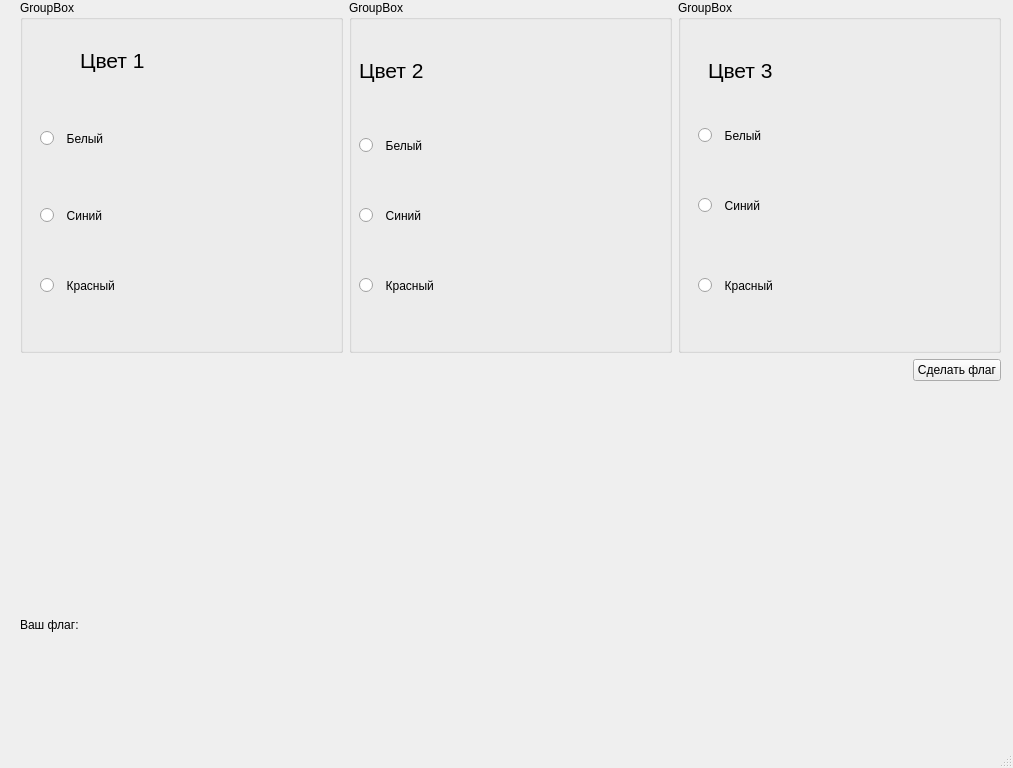
<?xml version="1.0" encoding="UTF-8"?>
<ui version="4.0">
 <class>MainWindow</class>
 <widget class="QMainWindow" name="MainWindow">
  <property name="geometry">
   <rect>
    <x>0</x>
    <y>0</y>
    <width>1013</width>
    <height>768</height>
   </rect>
  </property>
  <property name="windowTitle">
   <string>MainWindow</string>
  </property>
  <widget class="QWidget" name="centralwidget">
   <widget class="QWidget" name="verticalLayoutWidget_2">
    <property name="geometry">
     <rect>
      <x>20</x>
      <y>0</y>
      <width>981</width>
      <height>711</height>
     </rect>
    </property>
    <layout class="QVBoxLayout" name="verticalLayout_3">
     <item>
      <layout class="QHBoxLayout" name="horizontalLayout">
       <item>
        <widget class="QGroupBox" name="groupBox">
         <property name="title">
          <string>GroupBox</string>
         </property>
         <widget class="QLabel" name="label">
          <property name="geometry">
           <rect>
            <x>60</x>
            <y>20</y>
            <width>91</width>
            <height>81</height>
           </rect>
          </property>
          <property name="font">
           <font>
            <pointsize>16</pointsize>
           </font>
          </property>
          <property name="text">
           <string>Цвет 1</string>
          </property>
         </widget>
         <widget class="QRadioButton" name="radioButton">
          <property name="geometry">
           <rect>
            <x>20</x>
            <y>120</y>
            <width>201</width>
            <height>37</height>
           </rect>
          </property>
          <property name="minimumSize">
           <size>
            <width>201</width>
            <height>0</height>
           </size>
          </property>
          <property name="styleSheet">
           <string notr="true">font: 16pt &quot;MS Shell Dlg 2&quot;;</string>
          </property>
          <property name="text">
           <string>  Белый</string>
          </property>
          <property name="checked">
           <bool>false</bool>
          </property>
          <attribute name="buttonGroup">
           <string notr="true">buttonGroup</string>
          </attribute>
         </widget>
         <widget class="QRadioButton" name="radioButton_2">
          <property name="geometry">
           <rect>
            <x>20</x>
            <y>190</y>
            <width>201</width>
            <height>51</height>
           </rect>
          </property>
          <property name="styleSheet">
           <string notr="true">font: 16pt &quot;MS Shell Dlg 2&quot;;</string>
          </property>
          <property name="text">
           <string>  Синий</string>
          </property>
          <attribute name="buttonGroup">
           <string notr="true">buttonGroup</string>
          </attribute>
         </widget>
         <widget class="QRadioButton" name="radioButton_3">
          <property name="geometry">
           <rect>
            <x>20</x>
            <y>260</y>
            <width>201</width>
            <height>51</height>
           </rect>
          </property>
          <property name="styleSheet">
           <string notr="true">font: 16pt &quot;MS Shell Dlg 2&quot;;</string>
          </property>
          <property name="text">
           <string>  Красный</string>
          </property>
          <attribute name="buttonGroup">
           <string notr="true">buttonGroup</string>
          </attribute>
         </widget>
        </widget>
       </item>
       <item>
        <widget class="QGroupBox" name="groupBox_2">
         <property name="title">
          <string>GroupBox</string>
         </property>
         <widget class="QLabel" name="label_3">
          <property name="geometry">
           <rect>
            <x>10</x>
            <y>30</y>
            <width>91</width>
            <height>81</height>
           </rect>
          </property>
          <property name="font">
           <font>
            <pointsize>16</pointsize>
           </font>
          </property>
          <property name="text">
           <string>Цвет 2</string>
          </property>
         </widget>
         <widget class="QRadioButton" name="radioButton_7">
          <property name="geometry">
           <rect>
            <x>10</x>
            <y>120</y>
            <width>201</width>
            <height>51</height>
           </rect>
          </property>
          <property name="styleSheet">
           <string notr="true">font: 16pt &quot;MS Shell Dlg 2&quot;;</string>
          </property>
          <property name="text">
           <string>  Белый</string>
          </property>
          <property name="checkable">
           <bool>true</bool>
          </property>
          <property name="checked">
           <bool>false</bool>
          </property>
          <attribute name="buttonGroup">
           <string notr="true">buttonGroup_2</string>
          </attribute>
         </widget>
         <widget class="QRadioButton" name="radioButton_8">
          <property name="geometry">
           <rect>
            <x>10</x>
            <y>190</y>
            <width>201</width>
            <height>51</height>
           </rect>
          </property>
          <property name="styleSheet">
           <string notr="true">font: 16pt &quot;MS Shell Dlg 2&quot;;</string>
          </property>
          <property name="text">
           <string>  Синий</string>
          </property>
          <attribute name="buttonGroup">
           <string notr="true">buttonGroup_2</string>
          </attribute>
         </widget>
         <widget class="QRadioButton" name="radioButton_9">
          <property name="geometry">
           <rect>
            <x>10</x>
            <y>260</y>
            <width>201</width>
            <height>51</height>
           </rect>
          </property>
          <property name="styleSheet">
           <string notr="true">font: 16pt &quot;MS Shell Dlg 2&quot;;</string>
          </property>
          <property name="text">
           <string>  Красный</string>
          </property>
          <attribute name="buttonGroup">
           <string notr="true">buttonGroup_2</string>
          </attribute>
         </widget>
        </widget>
       </item>
       <item>
        <widget class="QGroupBox" name="groupBox_3">
         <property name="title">
          <string>GroupBox</string>
         </property>
         <widget class="QLabel" name="label_2">
          <property name="geometry">
           <rect>
            <x>30</x>
            <y>30</y>
            <width>91</width>
            <height>81</height>
           </rect>
          </property>
          <property name="font">
           <font>
            <pointsize>16</pointsize>
           </font>
          </property>
          <property name="text">
           <string>Цвет 3</string>
          </property>
         </widget>
         <widget class="QRadioButton" name="radioButton_4">
          <property name="geometry">
           <rect>
            <x>20</x>
            <y>110</y>
            <width>201</width>
            <height>51</height>
           </rect>
          </property>
          <property name="styleSheet">
           <string notr="true">font: 16pt &quot;MS Shell Dlg 2&quot;;</string>
          </property>
          <property name="text">
           <string>  Белый</string>
          </property>
          <property name="checked">
           <bool>false</bool>
          </property>
          <attribute name="buttonGroup">
           <string notr="true">buttonGroup_3</string>
          </attribute>
         </widget>
         <widget class="QRadioButton" name="radioButton_5">
          <property name="geometry">
           <rect>
            <x>20</x>
            <y>180</y>
            <width>201</width>
            <height>51</height>
           </rect>
          </property>
          <property name="styleSheet">
           <string notr="true">font: 16pt &quot;MS Shell Dlg 2&quot;;</string>
          </property>
          <property name="text">
           <string>  Синий</string>
          </property>
          <attribute name="buttonGroup">
           <string notr="true">buttonGroup_3</string>
          </attribute>
         </widget>
         <widget class="QRadioButton" name="radioButton_6">
          <property name="geometry">
           <rect>
            <x>20</x>
            <y>260</y>
            <width>201</width>
            <height>51</height>
           </rect>
          </property>
          <property name="styleSheet">
           <string notr="true">font: 16pt &quot;MS Shell Dlg 2&quot;;</string>
          </property>
          <property name="text">
           <string>  Красный</string>
          </property>
          <attribute name="buttonGroup">
           <string notr="true">buttonGroup_3</string>
          </attribute>
         </widget>
        </widget>
       </item>
      </layout>
     </item>
     <item>
      <layout class="QVBoxLayout" name="verticalLayout">
       <item>
        <layout class="QHBoxLayout" name="horizontalLayout_2">
         <item>
          <spacer name="horizontalSpacer">
           <property name="orientation">
            <enum>Qt::Horizontal</enum>
           </property>
           <property name="sizeType">
            <enum>QSizePolicy::Minimum</enum>
           </property>
           <property name="sizeHint" stdset="0">
            <size>
             <width>40</width>
             <height>20</height>
            </size>
           </property>
          </spacer>
         </item>
         <item alignment="Qt::AlignRight|Qt::AlignTop">
          <widget class="QPushButton" name="btn">
           <property name="styleSheet">
            <string notr="true">font: 16pt &quot;MS Shell Dlg 2&quot;;</string>
           </property>
           <property name="text">
            <string>Сделать флаг</string>
           </property>
          </widget>
         </item>
        </layout>
       </item>
       <item>
        <widget class="QLabel" name="label_4">
         <property name="styleSheet">
          <string notr="true">font: 12pt &quot;MS Shell Dlg 2&quot;;</string>
         </property>
         <property name="text">
          <string>Ваш флаг:</string>
         </property>
        </widget>
       </item>
      </layout>
     </item>
    </layout>
   </widget>
  </widget>
  <widget class="QMenuBar" name="menubar">
   <property name="geometry">
    <rect>
     <x>0</x>
     <y>0</y>
     <width>1013</width>
     <height>26</height>
    </rect>
   </property>
  </widget>
  <widget class="QStatusBar" name="statusbar"/>
 </widget>
 <resources/>
 <connections/>
 <buttongroups>
  <buttongroup name="buttonGroup"/>
  <buttongroup name="buttonGroup_3"/>
  <buttongroup name="buttonGroup_2"/>
 </buttongroups>
</ui>
